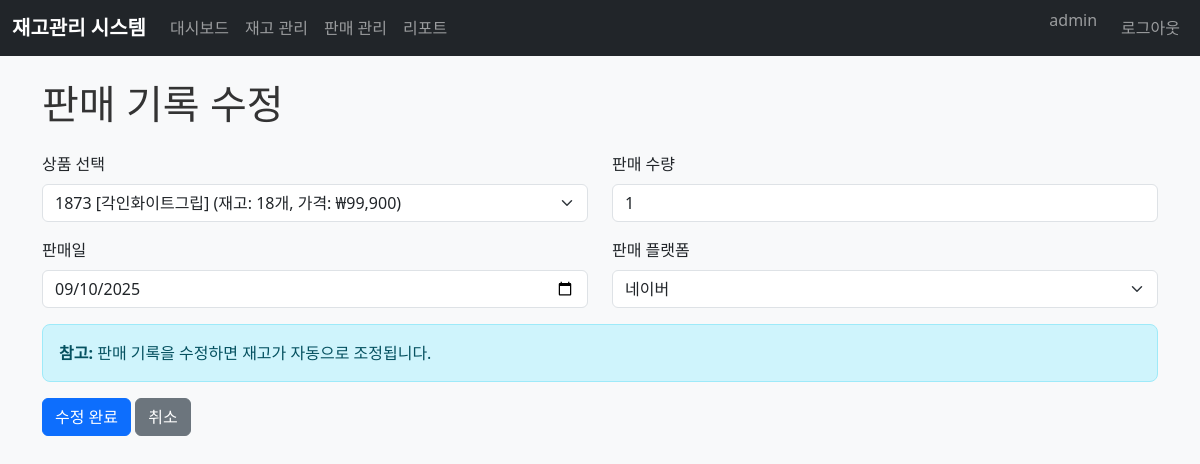
The page /sales/edit/6 (signed in) on the database its author committed.
### tables this page shows
CREATE TABLE users (
            id INTEGER PRIMARY KEY AUTOINCREMENT,
            username VARCHAR(50) UNIQUE NOT NULL,
            email VARCHAR(100) UNIQUE NOT NULL,
            password_hash VARCHAR(255) NOT NULL,
            is_admin BOOLEAN DEFAULT 0,
            created_at DATETIME DEFAULT CURRENT_TIMESTAMP
        );

CREATE TABLE sales (
        id INTEGER PRIMARY KEY AUTOINCREMENT,
        product_id INTEGER NOT NULL,
        sale_date DATE NOT NULL,
        quantity INTEGER NOT NULL,
        platform VARCHAR(10) NOT NULL,
        revenue DECIMAL(10,2) NOT NULL,
        profit DECIMAL(10,2) NOT NULL,
        created_at DATETIME DEFAULT CURRENT_TIMESTAMP,
        FOREIGN KEY (product_id) REFERENCES products (id)
    );

CREATE TABLE products (
        id INTEGER PRIMARY KEY AUTOINCREMENT,
        name VARCHAR(100) NOT NULL,
        options TEXT,
        price DECIMAL(10,2) NOT NULL,
        margin_naver DECIMAL(5,2) NOT NULL,
        margin_coupang DECIMAL(5,2) NOT NULL,
        margin_self DECIMAL(5,2) NOT NULL,
        quantity INTEGER NOT NULL DEFAULT 0,
        created_at DATETIME DEFAULT CURRENT_TIMESTAMP,
        updated_at DATETIME DEFAULT CURRENT_TIMESTAMP
    );

### app.py (the view, shortened to what this page needs)
@app.route('/sales/edit/<int:sale_id>', methods=['GET', 'POST'])
@login_required
def edit_sale(sale_id):
    sale = sales_manager.get_sale(sale_id)
    if not sale:
        return redirect(url_for('sales_page'))
    products = manager.get_all_products()
    return render_template('edit_sale.html', sale=sale, products=products)

### app.py (called while the page is built)
@login_manager.user_loader
def load_user(user_id):
    return User.get_by_id(int(user_id))

### auth.py (called while the page is built)
    @staticmethod
    def get_by_id(user_id):
        conn = database.get_connection()
        cursor = conn.cursor()
        if hasattr(conn, 'server_version'):  # PostgreSQL
            cursor.execute('SELECT id, username, email, is_admin FROM users WHERE id = %s', (user_id,))
        else:  # SQLite
            cursor.execute('SELECT id, username, email, is_admin FROM users WHERE id = ?', (user_id,))
        user_data = cursor.fetchone()
        conn.close()
        if user_data:
            return User(user_data[0], user_data[1], user_data[2], user_data[3])
        return None

### database.py (called while the page is built)
def get_connection():
    return sqlite3.connect(DATABASE_NAME)

### database_cloud.py (called while the page is built)
def get_connection():
    if USE_POSTGRESQL:
        try:
            print(f"Attempting PostgreSQL connection to Supabase...")
            print(f"Database URL: {DATABASE_URL[:30]}...")  # URL 일부만 출력
            conn = psycopg2.connect(DATABASE_URL)
            print("✅ PostgreSQL connection successful!")
            return conn
        except Exception as e:
            print(f"❌ PostgreSQL connection failed: {str(e)}")
            print("📁 Using SQLite fallback")
            return sqlite3.connect('inventory.db')
    else:
        return sqlite3.connect('inventory.db')

### sales.py (called while the page is built)
    def get_sale(self, sale_id: int) -> Optional[Dict]:
        conn = database.get_connection()
        cursor = conn.cursor()
        cursor.execute('''
            SELECT s.id, s.product_id, p.name, s.sale_date, s.quantity,
                   s.platform, s.revenue, s.profit, s.created_at
            FROM sales s
            JOIN products p ON s.product_id = p.id
            WHERE s.id = ?
        ''', (sale_id,))
        row = cursor.fetchone()
        conn.close()
        if row:
            return {
                'id': row[0],
                'product_id': row[1],
                'product_name': row[2],
                'sale_date': row[3],
                'quantity': row[4],
                'platform': row[5],
                'revenue': row[6],
                'profit': row[7],
                'created_at': row[8]
            }
        return None

### templates/edit_sale.html (shortened to what this page needs)
{% extends "base.html" %}
{% block content %}
<h1>판매 기록 수정</h1>
<form method="post" action="/sales/edit/{{ sale.id }}" class="mt-4">
    <div class="row">
        <div class="col-md-6">
            <div class="mb-3">
                <label for="product_id" class="form-label">상품 선택</label>
                <select class="form-select" id="product_id" name="product_id" required>
                    {% for product in products %}
                    <option value="{{ product.id }}" {% if product.id == sale.product_id %}selected{% endif %}>
                        {{ product.name }}{% if product.options %} [{{ product.options }}]{% endif %} (재고: {{ product.quantity }}개, 가격: ₩{{ "{:,.0f}".format(product.price) }})
                    </option>
                    {% endfor %}
                </select>
            </div>
            <div class="mb-3">
                <label for="sale_date" class="form-label">판매일</label>
                <input type="date" class="form-control" id="sale_date" name="sale_date" value="{{ sale.sale_date }}" required>
            </div>
        </div>
        <div class="col-md-6">
            <div class="mb-3">
                <label for="quantity" class="form-label">판매 수량</label>
                <input type="number" class="form-control" id="quantity" name="quantity" min="1" value="{{ sale.quantity }}" required>
            </div>
            <div class="mb-3">
                <label for="platform" class="form-label">판매 플랫폼</label>
                <select class="form-select" id="platform" name="platform" required>
                    <option value="네이버" {% if sale.platform == '네이버' %}selected{% endif %}>네이버</option>
                </select>
            </div>
        </div>
    </div>
    <div class="alert alert-info">
        <strong>참고:</strong> 판매 기록을 수정하면 재고가 자동으로 조정됩니다.
    </div>
    <div class="mt-3">
        <button type="submit" class="btn btn-primary">수정 완료</button>
        <a href="/sales" class="btn btn-secondary">취소</a>
    </div>
</form>
{% endblock %}

### templates/base.html (shortened to what this page needs)
<!DOCTYPE html>
<html lang="ko">
<head>
    <link href="https://cdn.jsdelivr.net/npm/bootstrap@5.3.0/dist/css/bootstrap.min.css" rel="stylesheet">
    <link rel="stylesheet" href="{{ url_for('static', filename='css/style.css') }}">
</head>
<body>
    <nav class="navbar navbar-expand-lg navbar-dark bg-dark">
        <div class="container-fluid">
            <a class="navbar-brand" href="/">재고관리 시스템</a>
            <div class="collapse navbar-collapse" id="navbarNav">
                <ul class="navbar-nav">
                    <li class="nav-item">
                        <a class="nav-link" href="/">대시보드</a>
                    </li>
                    <li class="nav-item">
                        <a class="nav-link" href="/inventory">재고 관리</a>
                    </li>
                    <li class="nav-item">
                        <a class="nav-link" href="/sales">판매 관리</a>
                    </li>
                    <li class="nav-item">
                        <a class="nav-link" href="/reports">리포트</a>
                    </li>
                </ul>
                <ul class="navbar-nav ms-auto">
                    {% if current_user.is_authenticated %}
                    <li class="nav-item">
                        <span class="navbar-text me-3">{{ current_user.username }}</span>
                    </li>
                    <li class="nav-item">
                        <a class="nav-link" href="/logout">로그아웃</a>
                    </li>
                    {% endif %}
                </ul>
            </div>
        </div>
    </nav>
    <div class="container mt-4">
        {% block content %}{% endblock %}
    </div>
</body>
</html>

### static/css/style.css (style rules this page uses)
body { background-color: #f8f9fa; }
.navbar-brand { font-weight: bold; }
h1, h2, h3 { color: #333; margin-bottom: 20px; }
.alert { border-radius: 8px; }

### rows shown on the page
users: username "admin"
sales: product_id "1873 [각인화이트그립] (재고: 18개, 가격: ₩99,900)", sale_date "09/10/2025", quantity "1", platform "네이버"
